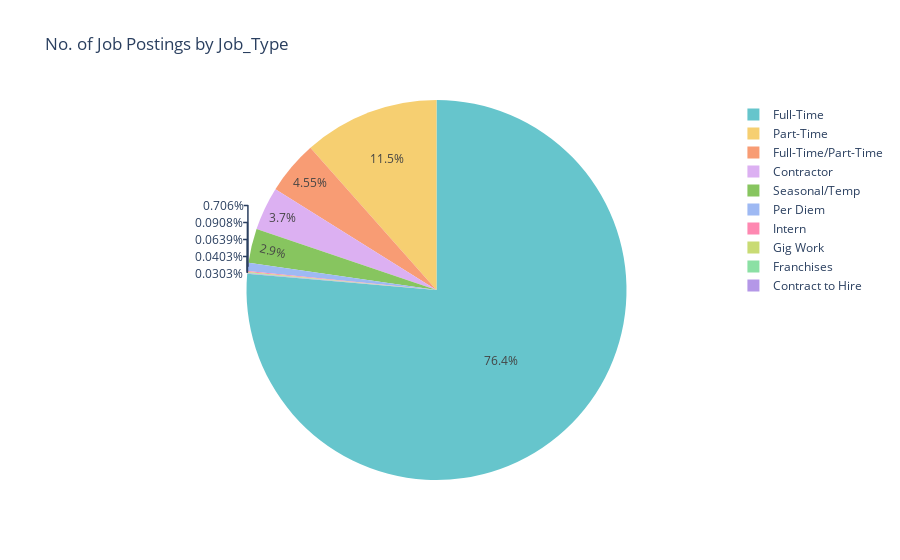

Notebook source saved alongside this figure:
### Markdown cell above
<code>__Job_Type__</code>

### Code cell
jobtypes = jobs['job_type'].value_counts()
px.pie(jobtypes, values = jobtypes.values, names = jobtypes.index,
       title = 'No. of Job Postings by Job_Type',
      color_discrete_sequence = px.colors.qualitative.Pastel)

### Figure 1 — Plotly figure (JSON) as saved in the notebook; plotly's stock layout.template omitted (floating-point values rounded to 4 significant figures)
{"data": [{"domain": {"x": [0.0, 1.0], "y": [0.0, 1.0]}, "hovertemplate": "index=%{label}<br>value=%{value}<extra></extra>", "labels": ["Full-Time", "Part-Time", "Full-Time/Part-Time", "Contractor", "Seasonal/Temp", "Per Diem", "Intern", "Gig Work", "Franchises", "Contract to Hire"], "legendgroup": "", "name": "", "showlegend": true, "type": "pie", "values": [22720, 3436, 1355, 1100, 862, 210, 27, 19, 12, 9]}], "layout": {"legend": {"tracegroupgap": 0}, "piecolorway": ["rgb(102, 197, 204)", "rgb(246, 207, 113)", "rgb(248, 156, 116)", "rgb(220, 176, 242)", "rgb(135, 197, 95)", "rgb(158, 185, 243)", "rgb(254, 136, 177)", "rgb(201, 219, 116)", "rgb(139, 224, 164)", "rgb(180, 151, 231)", "rgb(179, 179, 179)"], "title": {"text": "No. of Job Postings by Job_Type"}}}
